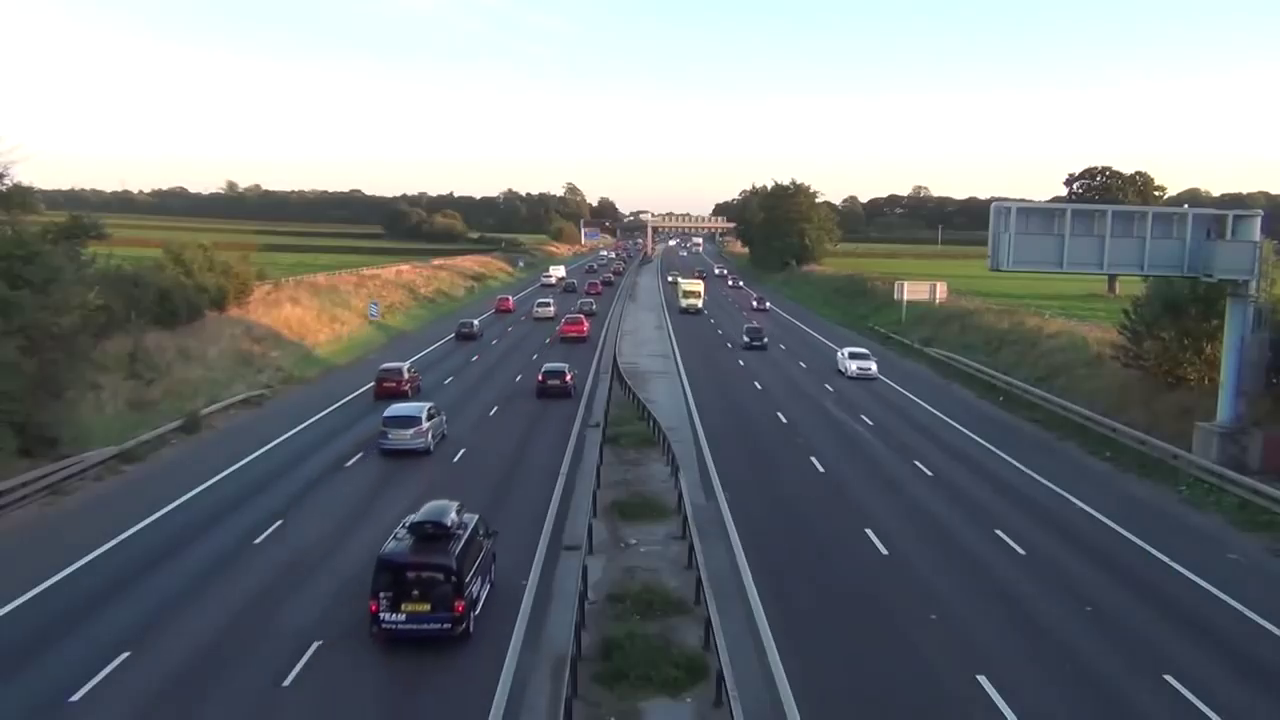
#> input picture frame 74 of rec_Trim2.mp4, 1280 x 720 px, given in place of rec_Trim.mp4, which was not available
$ python uloha1.py
#> lines starting #> are read from the running program, lines starting #| are printed output that depends on the picture; after the words box and inside, x2 and y2 are one past the last pixel; in counts of white or black regions, pixels touching at a corner belong together; pictures that were not available may be replaced by others from this repository, and a replacement may not be noted
import cv2
import numpy as np
from math import sqrt,pow


class carTracker():
    number = 0
    stacked_counter = 0
    tracker = None
    isAlive = False
    info = None
    box = (0, 0, 0, 0)
    old_box = box

    # [47 lines left out: functions __init__, update, isTrackerStacked, isRectOutOfFrame, draw, not called in this run]


def defineParams(hsvFrame, askedColor):
    # Set range for red color
    lower1Red = np.array([0, 70, 0])
    upper1Red = np.array([30, 255, 255])

    lower2Red = np.array([120, 0, 60])
    upper2Red = np.array([160, 130, 150])
    # Set range for green color
    green_lower = np.array([35, 40, 20], np.uint8)
    green_upper = np.array([90, 255, 255], np.uint8)
    # Set range for white color
    white_lower = np.array([0, 0, 175])
    white_upper = np.array([180, 100, 255])

    red_mask_1 = cv2.inRange(hsvFrame, lower1Red, upper1Red)
    red_mask_2 = cv2.inRange(hsvFrame, lower2Red, upper2Red)
    red_mask = red_mask_1 + red_mask_2
    green_mask = cv2.inRange(hsvFrame, green_lower, green_upper)
    white_mask = cv2.inRange(hsvFrame, white_lower, white_upper)

    if askedColor == "Red":
        mask = red_mask

    elif askedColor == "White":
        mask = white_mask

    elif askedColor == "Green":
        mask = green_mask

    return mask


def maskColor(inputFrame, askedColor):
    blur = cv2.GaussianBlur(inputFrame, (3, 3), 0)
    _, thresh = cv2.threshold(blur, 130, 255, cv2.THRESH_BINARY)
    hsvFrame = cv2.cvtColor(thresh, cv2.COLOR_BGR2HSV)
    mask = defineParams(hsvFrame, askedColor)

    res = cv2.bitwise_and(hsvFrame, hsvFrame, mask=mask)
    return res


def findColorPosInList(color):
    id = 0
    for c in colors:
        if c == color:
            return id
        id = id + 1
    return None

## draw bounding rect around contour (car)
## if it's called from tracker, just write number of car
def drawBoundingRect(img, box, textInfo, rect=True):
    # parse box
    x = box[0] + moveX
    y = box[1] + moveY
    w = box[2]
    h = box[3]

    # parse info
    text = textInfo[0]
    colorName = textInfo[1]
    colorIdx = findColorPosInList(colorName)
    if colorIdx is None:
        color = colors[1]
    else:
        color = colorsNum[colorIdx]
    #draw rectangle
    if rect:
        cv2.rectangle(img, (x, y), (x + w, y + h), (255, 0, 0), 2)
    #draw text
    if rect:
        cv2.putText(img, text, (round(x + w / 4), y - 10), cv2.FONT_HERSHEY_SIMPLEX, 0.5, color=color)
    else:
        cv2.putText(img, text, (round(x + w / 4), y - 10), cv2.FONT_HERSHEY_SIMPLEX, 0.5, color=(255, 0, 0))

## set where do we want to detect cars and possibly start tracking them
def setRegionOfInterest(frame):
    moveY = 230
    moveX = 650
    roi = frame[moveY:moveY+120, moveX:moveX+150]
    return roi, moveX, moveY

## find a color of current object passed -> from predefined colors (white, green, red)
## if it isn't any of them, return None as OTHER color
def determineColorOfObject(img, roi, area):
    trashHold = 10

    if roi[1] - trashHold > 0:
        h1 = roi[1] - trashHold
    else:
        h1 = roi[1]
    if roi[0] - trashHold > 0:
        w1 = roi[0] - trashHold
    else:
        w1 = roi[0]

    h2 = roi[1] + roi[3] + trashHold
    w2 = roi[0] + roi[2] + trashHold

    region = img[h1:h2, w1:w2]
    for currentColor in colors[:-1]:
        masked = maskColor(region, currentColor)
        if isThisColorRight(masked, area):
            return currentColor
    return None

## determine if object could be detected after mask aplication
def isThisColorRight(maskedImg, expectedArea):
    cannyy = cv2.Canny(maskedImg, 125, 175)
    dilated = cv2.dilate(cannyy, (7, 7), iterations=3)
    #cv2.imshow("D",dilated)
    #cv2.waitKey(10000)
    contours, _ = cv2.findContours(dilated, cv2.RETR_TREE, cv2.CHAIN_APPROX_SIMPLE)
    for contour in contours:
        area = cv2.contourArea(contour)
        if area > expectedArea/2:
            return True
    return False

## find contours in img (original frame with applied background substractor)
## return valid contours with information about them: size of object (car), color
def findContours(img, original):
    # define 2 lists
    contoursList = []
    typesAndColors = []

    # first find contours
    contours, _ = cv2.findContours(img, cv2.RETR_TREE, cv2.CHAIN_APPROX_SIMPLE)
    for cnt in contours:
        # calc are and remove small elements
        area = cv2.contourArea(cnt)
        if area > 180:
            x, y, w, h = cv2.boundingRect(cnt)
            contour = (x, y, w, h)
            color = determineColorOfObject(original, contour, area)
            if area > 1000:
                type = "Big"
            else:
                type = "Small"
            if color is None:
                color = "Black"
            if isValidContour(contour, contoursList):
                contoursList.append(contour)
                typesAndColors.append((type, color))
    return contoursList, typesAndColors


#find if current contour is not in list yet
def isValidContour(contour, contoursList):
    for contourFromList in contoursList:
        if sizeBetween(contour, contourFromList) < 20:
            return False
    return True

#make sure we won't track already tracked object
#function return true if current found object is already in list of tracked objects, else will return false
# [21 lines left out: functions alreadyTrackedObject, sizeBetween, findCenterOfBox, not called in this run]


## init new tracker from passed contour and info about contour
def initTracker(box, info):
    global numOfTrackedObjects
    colorName = info[1]
    nboxX = box[0] + moveX
    nboxY = box[1] + moveY
    nbox = (nboxX, nboxY, box[2], box[3])
    if colorName == "White" and not alreadyTrackedObject(nbox):
        numOfTrackedObjects = numOfTrackedObjects + 1
        tracker = carTracker(numOfTrackedObjects, nbox)
        trackers.append(tracker)
        print("Tracker initiated ", str(numOfTrackedObjects))

## destroy trackers that are tracking non - existing objects (gone out of camera)
def destroyUnactiveTrackers():
    global trackers
    idx = findUnactiveTrackers()
    for i in range(len(idx)):
        trackers.remove(trackers[idx[i]])

## find these unactive objects and return their position in list
def findUnactiveTrackers():
    idx = []
    for j in range(len(trackers)):
        unactiveTracker = not trackers[j].isAlive
        if unactiveTracker:
            idx.append(j)
    for i in range(1,len(idx)):
        idx[i] = idx[i] - i
    return idx


### START OF MAIN CODE

trackers = []               # global list of all trackers in frame
numOfTrackedObjects = 0     # number of tracked objects since start of program

colorsNum = [(250, 250, 250), (0,0,255), (0,255,0), (10, 10, 10)]   # BGR mode colors
colors = ["White", "Red", "Green", "Black"]                         # colors in strings -> for correct color it need to be in sync with BGR of colors
videos = ['rec_Trim.mp4', 'rec_Trim2.mp4']                          # name of videos (could be used with more)
choice = 0                                                          # choice of video

cap = cv2.VideoCapture(videos[choice])                              # start capture of video

# define background substractor
object_detector = cv2.createBackgroundSubtractorMOG2(detectShadows=False, history=100, varThreshold=60)

while True:
    ret, frame = cap.read()
#> frame is the input picture: shape (720, 1280, 3); mean B, G, R 126.6, 123.1, 117.7
    if not ret:
        cap.release()
        cv2.destroyAllWindows()
        break

    roi, moveX, moveY = setRegionOfInterest(frame)                          # set region of interest + remember move in X and Y
#> in setRegionOfInterest, `roi = frame[moveY:moveY+120, moveX:moveX+150]`:
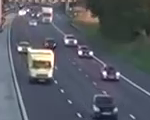
#> roi: shape (120, 150, 3); mean B, G, R 99.6, 91.6, 87.8
#> moveX = 650; moveY = 230
    mask = object_detector.apply(roi)                                       # apply object detector to ROI
#> mask: shape (120, 150); every value is 255
    _, mask = cv2.threshold(mask, 120, 255, cv2.THRESH_BINARY)              # treshold unwanted objects
    contours, contourInfo = findContours(mask, roi)                         # find contours in ROI
#> in findContours, `contours, _ = cv2.findContours(img, cv2.RETR_TREE, cv2.CHAIN_APPROX_SI..`: contours = [[[0, 0], [0, 119], [149, 119], [149, 0]]]
#> the loop in findContours, `for cnt in contours:` made 1 pass
#> (cnt, area, x, y, w, h) on pass 1: ([[0, 0], [0, 119], [149, 119], [149, 0]], 17731, 0, 0, 150, 120)
#> pass 1, in maskColor, `_, thresh = cv2.threshold(blur, 130, 255, cv2.THRESH_BINARY)`:
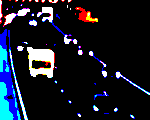
#> thresh: shape (120, 150, 3); mean B, G, R 39.4, 27.2, 22.9
#> pass 1, in defineParams, `red_mask_1 = cv2.inRange(hsvFrame, lower1Red, upper1Red)`:
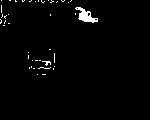
#> red_mask_1: shape (120, 150); 1.7% white; 41 white regions (39 under 20 px), largest, box (x1, y1, x2, y2) and area: (75, 7, 98, 23) 168, (42, 61, 51, 66) 21
#> after the loop in findContours, `for cnt in contours:`: contoursList = [(0, 0, 150, 120)]; typesAndColors = [('Big', 'Black')]
#> contours = [(0, 0, 150, 120)]; contourInfo = [('Big', 'Black')]

    if len(contours) != len(contourInfo):
        print("Not good")
        break

    for i in range(0, len(contours)):
        drawBoundingRect(frame, contours[i], contourInfo[i])                # bound found moving objects
        initTracker(contours[i], contourInfo[i])                            # try to find right object to track
#> this loop made 1 pass
#> (x in drawBoundingRect, y in drawBoundingRect, w in drawBoundingRect, h in drawBoundingRect, text in drawBoundingRect, colorIdx in drawBoundingRect) on pass 1: (650, 230, 150, 120, 'Big', 3)
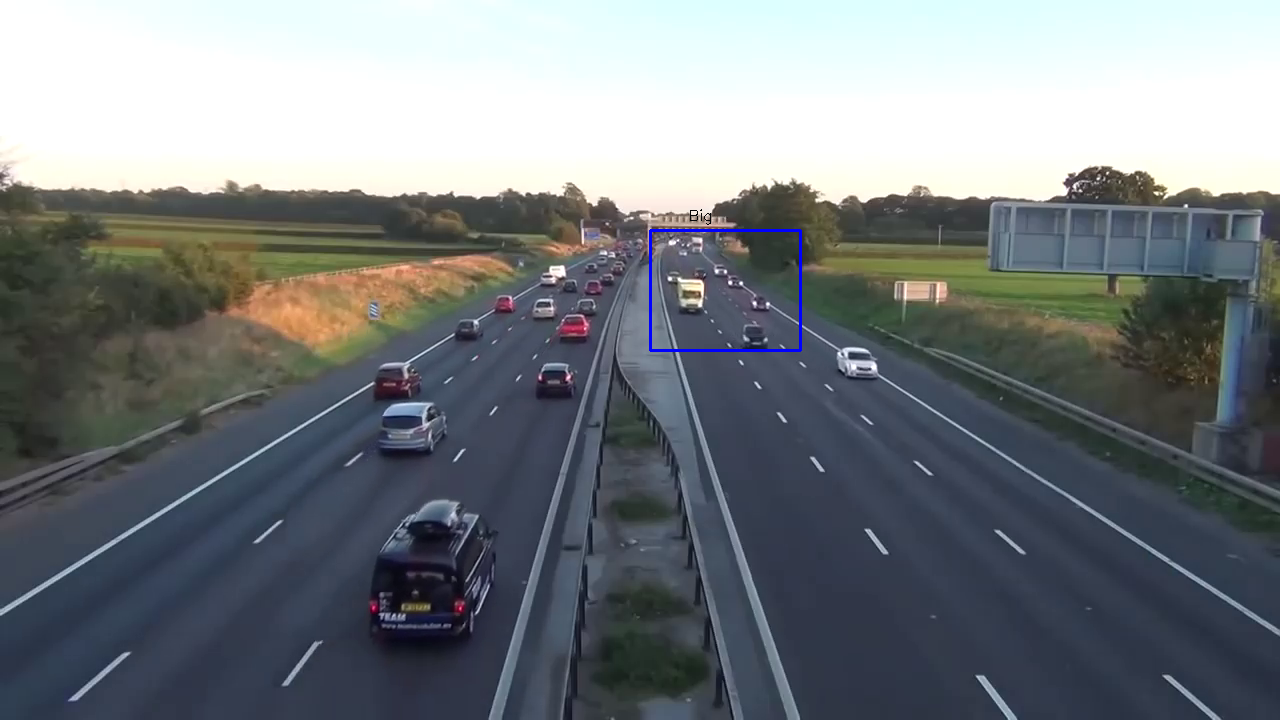
#> frame: shape (720, 1280, 3); 0.18% of pixels changed, all inside (x1, y1, x2, y2) = (649, 209, 802, 352)

    for tracker in trackers:
        tracker.update()                                                    # update trackers positions
        tracker.draw()                                                      # draw numbers of cars

    #cv2.imshow("roi", roi)                                                 #just for debug
    #maskedFramik = maskColor(frame, "Red")
    #cv2.imshow("masked frame", maskedFramik)
    cv2.imshow("Frame", frame)

    destroyUnactiveTrackers()

    key = cv2.waitKey(10)
#> (key Esc is pressed here)
    if key == 27:  # esc
        break
        cap.release()
        cv2.destroyAllWindows()

print("Num of cars: " + str(numOfTrackedObjects))

$ run again, starting later in the video
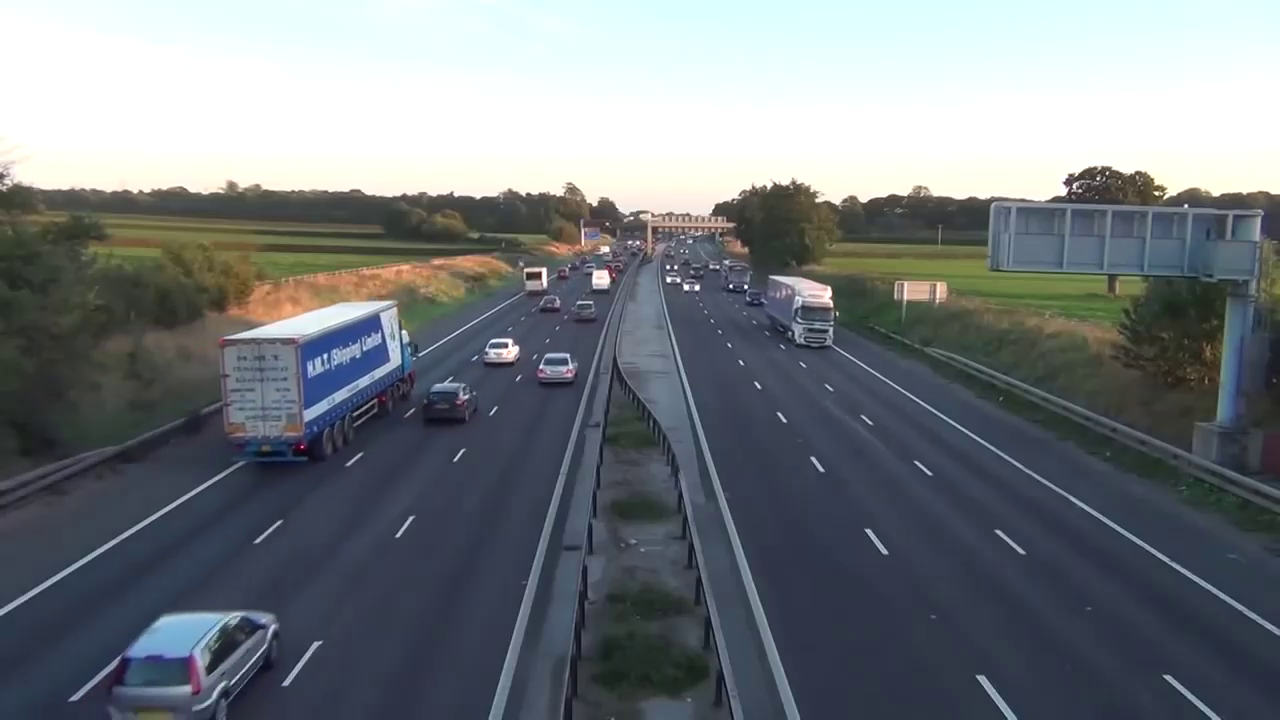
#> input picture frame 336 of rec_Trim2.mp4, 1280 x 720 px, given in place of rec_Trim.mp4, which was not available
#> frame is the input picture: shape (720, 1280, 3); mean B, G, R 127, 122.3, 116.4
#> moveX = 650; moveY = 230
#> mask: shape (120, 150); every value is 255
#> in findContours, `contours, _ = cv2.findContours(img, cv2.RETR_TREE, cv2.CHAIN_APPROX_SI..`: contours = [[[0, 0], [0, 119], [149, 119], [149, 0]]]
#> the loop in findContours, `for cnt in contours:` made 1 pass
#> (cnt, area, x, y, w, h) on pass 1: ([[0, 0], [0, 119], [149, 119], [149, 0]], 17731, 0, 0, 150, 120)
#> pass 1, in defineParams, `red_mask_1 = cv2.inRange(hsvFrame, lower1Red, upper1Red)`:
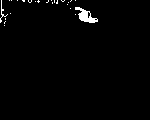
#> red_mask_1: shape (120, 150); 1.4% white; 25 white regions (23 under 20 px), largest, box (x1, y1, x2, y2) and area: (75, 7, 98, 23) 168, (0, 0, 8, 23) 36
#> after the loop in findContours, `for cnt in contours:`: contoursList = [(0, 0, 150, 120)]; typesAndColors = [('Big', 'Black')]
#> `contours, contourInfo = findContours(mask, roi)`: contours = [(0, 0, 150, 120)]; contourInfo = [('Big', 'Black')]
#> the loop `for i in range(0, len(contours)):` made 1 pass
#> (x in drawBoundingRect, y in drawBoundingRect, w in drawBoundingRect, h in drawBoundingRect, text in drawBoundingRect, colorIdx in drawBoundingRect) on pass 1: (650, 230, 150, 120, 'Big', 3)
#> after the loop `for i in range(0, len(contours)):`:
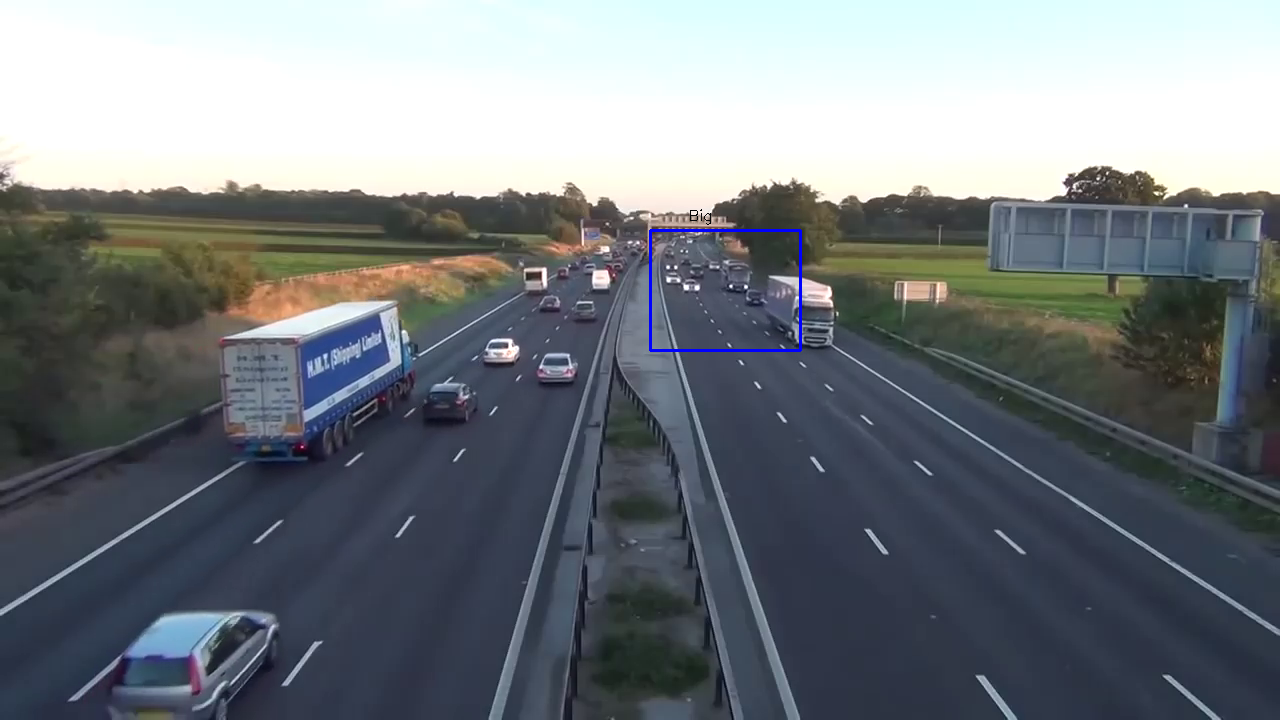
#> frame: shape (720, 1280, 3); 0.18% of pixels changed, all inside (x1, y1, x2, y2) = (649, 209, 802, 352)

$ run again, starting later in the video
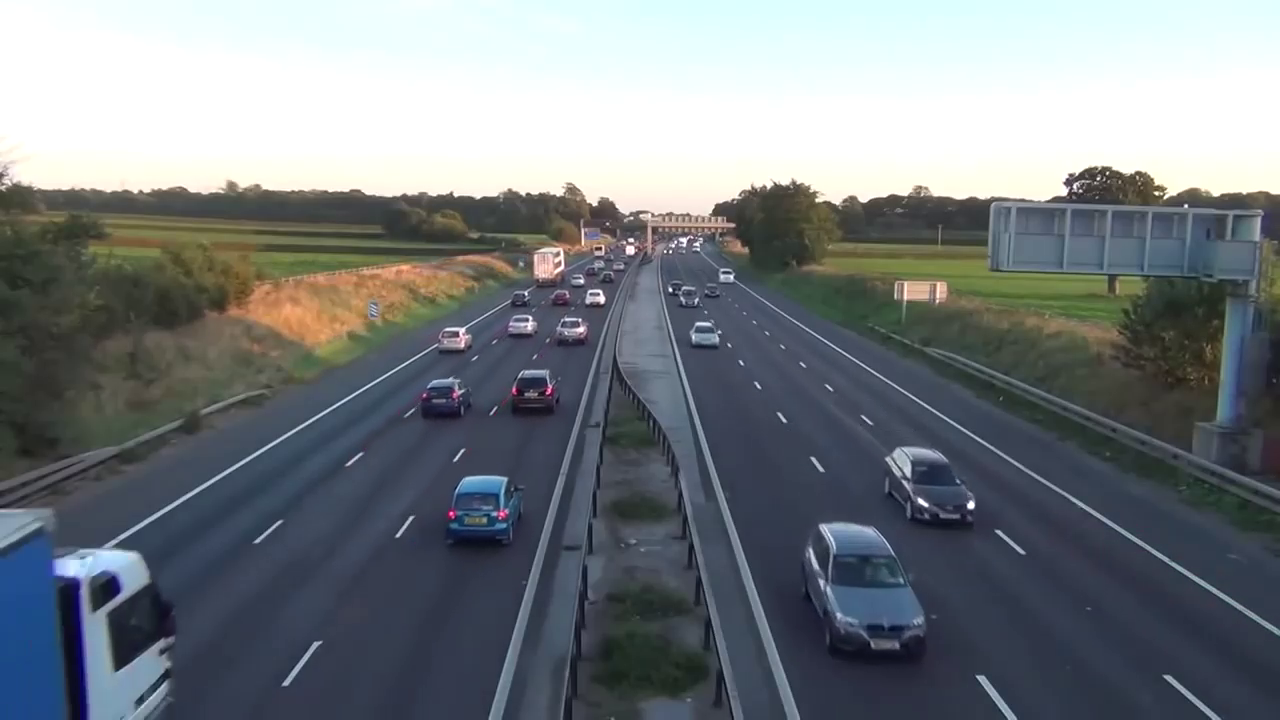
#> input picture frame 597 of rec_Trim2.mp4, 1280 x 720 px, given in place of rec_Trim.mp4, which was not available
#> frame is the input picture: shape (720, 1280, 3); mean B, G, R 128.4, 124, 118
#> moveX = 650; moveY = 230
#> mask: shape (120, 150); every value is 255
#> in findContours, `contours, _ = cv2.findContours(img, cv2.RETR_TREE, cv2.CHAIN_APPROX_SI..`: contours = [[[0, 0], [0, 119], [149, 119], [149, 0]]]
#> the loop in findContours, `for cnt in contours:` made 1 pass
#> (cnt, area, x, y, w, h) on pass 1: ([[0, 0], [0, 119], [149, 119], [149, 0]], 17731, 0, 0, 150, 120)
#> pass 1, in defineParams, `red_mask_1 = cv2.inRange(hsvFrame, lower1Red, upper1Red)`:
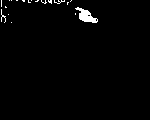
#> red_mask_1: shape (120, 150); 1.5% white; 19 white regions (17 under 20 px), largest, box (x1, y1, x2, y2) and area: (75, 7, 98, 23) 173, (1, 9, 6, 23) 23
#> after the loop in findContours, `for cnt in contours:`: contoursList = [(0, 0, 150, 120)]; typesAndColors = [('Big', 'Black')]
#> `contours, contourInfo = findContours(mask, roi)`: contours = [(0, 0, 150, 120)]; contourInfo = [('Big', 'Black')]
#> the loop `for i in range(0, len(contours)):` made 1 pass
#> (x in drawBoundingRect, y in drawBoundingRect, w in drawBoundingRect, h in drawBoundingRect, text in drawBoundingRect, colorIdx in drawBoundingRect) on pass 1: (650, 230, 150, 120, 'Big', 3)
#> after the loop `for i in range(0, len(contours)):`:
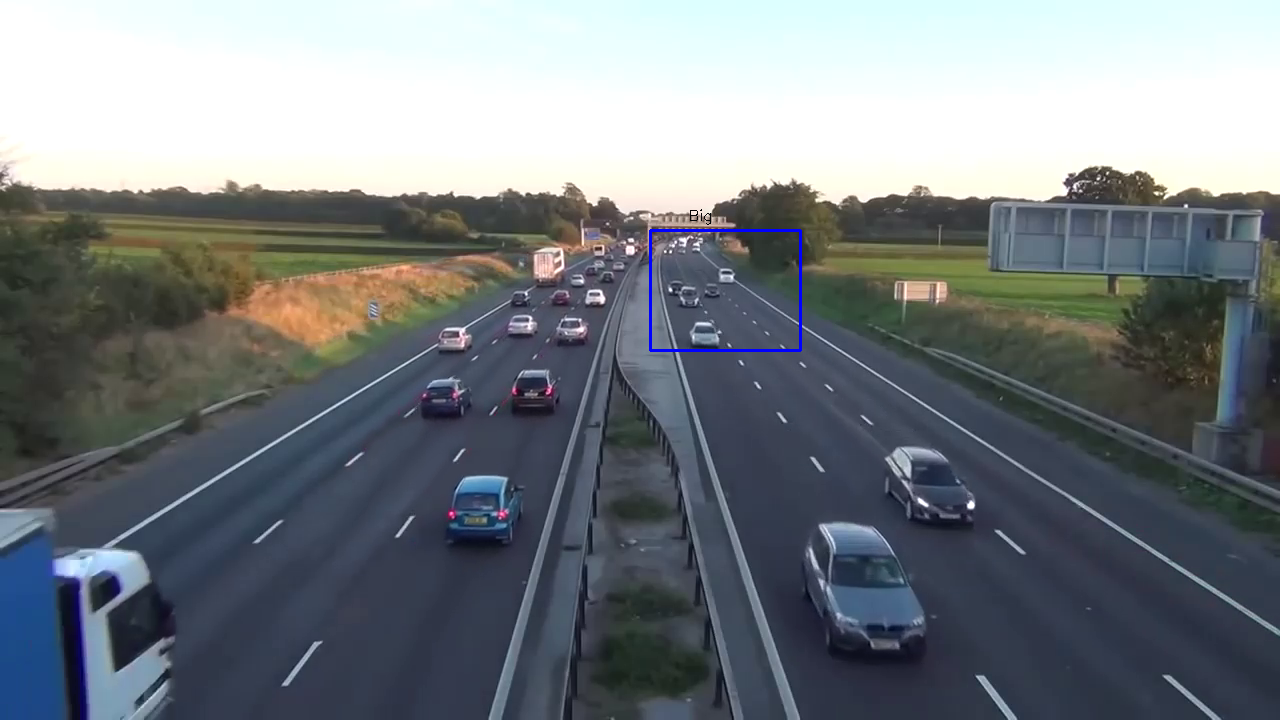
#> frame: shape (720, 1280, 3); 0.18% of pixels changed, all inside (x1, y1, x2, y2) = (649, 209, 802, 352)
